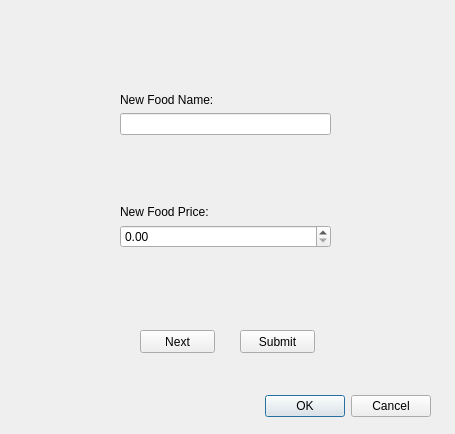
<?xml version="1.0" encoding="UTF-8"?>
<ui version="4.0">
 <class>AddItem</class>
 <widget class="QDialog" name="AddItem">
  <property name="geometry">
   <rect>
    <x>0</x>
    <y>0</y>
    <width>455</width>
    <height>434</height>
   </rect>
  </property>
  <property name="windowTitle">
   <string>Dialog</string>
  </property>
  <widget class="QDialogButtonBox" name="buttonBox">
   <property name="geometry">
    <rect>
     <x>90</x>
     <y>390</y>
     <width>341</width>
     <height>32</height>
    </rect>
   </property>
   <property name="orientation">
    <enum>Qt::Horizontal</enum>
   </property>
   <property name="standardButtons">
    <set>QDialogButtonBox::Cancel|QDialogButtonBox::Ok</set>
   </property>
  </widget>
  <widget class="QWidget" name="verticalLayoutWidget">
   <property name="geometry">
    <rect>
     <x>120</x>
     <y>30</y>
     <width>211</width>
     <height>281</height>
    </rect>
   </property>
   <layout class="QVBoxLayout" name="verticalLayout">
    <item>
     <spacer name="verticalSpacer_2">
      <property name="orientation">
       <enum>Qt::Vertical</enum>
      </property>
      <property name="sizeHint" stdset="0">
       <size>
        <width>20</width>
        <height>40</height>
       </size>
      </property>
     </spacer>
    </item>
    <item>
     <widget class="QLabel" name="label">
      <property name="text">
       <string>New Food Name:</string>
      </property>
     </widget>
    </item>
    <item>
     <widget class="QLineEdit" name="food_name"/>
    </item>
    <item>
     <spacer name="verticalSpacer_3">
      <property name="orientation">
       <enum>Qt::Vertical</enum>
      </property>
      <property name="sizeHint" stdset="0">
       <size>
        <width>20</width>
        <height>40</height>
       </size>
      </property>
     </spacer>
    </item>
    <item>
     <widget class="QLabel" name="label_2">
      <property name="text">
       <string>New Food Price:</string>
      </property>
     </widget>
    </item>
    <item>
     <widget class="QDoubleSpinBox" name="food_price"/>
    </item>
    <item>
     <spacer name="verticalSpacer">
      <property name="orientation">
       <enum>Qt::Vertical</enum>
      </property>
      <property name="sizeHint" stdset="0">
       <size>
        <width>20</width>
        <height>40</height>
       </size>
      </property>
     </spacer>
    </item>
   </layout>
  </widget>
  <widget class="QPushButton" name="Next_Button">
   <property name="geometry">
    <rect>
     <x>140</x>
     <y>330</y>
     <width>75</width>
     <height>23</height>
    </rect>
   </property>
   <property name="text">
    <string>Next</string>
   </property>
  </widget>
  <widget class="QPushButton" name="Submit">
   <property name="geometry">
    <rect>
     <x>240</x>
     <y>330</y>
     <width>75</width>
     <height>23</height>
    </rect>
   </property>
   <property name="text">
    <string>Submit</string>
   </property>
  </widget>
 </widget>
 <resources/>
 <connections>
  <connection>
   <sender>buttonBox</sender>
   <signal>accepted()</signal>
   <receiver>AddItem</receiver>
   <slot>accept()</slot>
   <hints>
    <hint type="sourcelabel">
     <x>248</x>
     <y>254</y>
    </hint>
    <hint type="destinationlabel">
     <x>157</x>
     <y>274</y>
    </hint>
   </hints>
  </connection>
  <connection>
   <sender>buttonBox</sender>
   <signal>rejected()</signal>
   <receiver>AddItem</receiver>
   <slot>reject()</slot>
   <hints>
    <hint type="sourcelabel">
     <x>316</x>
     <y>260</y>
    </hint>
    <hint type="destinationlabel">
     <x>286</x>
     <y>274</y>
    </hint>
   </hints>
  </connection>
 </connections>
</ui>
